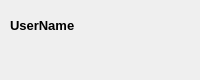
<?xml version="1.0" encoding="UTF-8"?>
<ui version="4.0">
 <class>DialogItem</class>
 <widget class="QWidget" name="DialogItem">
  <property name="geometry">
   <rect>
    <x>0</x>
    <y>0</y>
    <width>200</width>
    <height>80</height>
   </rect>
  </property>
  <property name="sizePolicy">
   <sizepolicy hsizetype="Minimum" vsizetype="Expanding">
    <horstretch>0</horstretch>
    <verstretch>0</verstretch>
   </sizepolicy>
  </property>
  <property name="minimumSize">
   <size>
    <width>200</width>
    <height>80</height>
   </size>
  </property>
  <property name="maximumSize">
   <size>
    <width>200</width>
    <height>80</height>
   </size>
  </property>
  <property name="windowTitle">
   <string>Form</string>
  </property>
  <widget class="QLabel" name="title">
   <property name="geometry">
    <rect>
     <x>10</x>
     <y>10</y>
     <width>131</width>
     <height>31</height>
    </rect>
   </property>
   <property name="font">
    <font>
     <pointsize>10</pointsize>
     <weight>75</weight>
     <bold>true</bold>
    </font>
   </property>
   <property name="text">
    <string>UserName</string>
   </property>
  </widget>
  <widget class="QLabel" name="text">
   <property name="geometry">
    <rect>
     <x>10</x>
     <y>45</y>
     <width>221</width>
     <height>21</height>
    </rect>
   </property>
   <property name="text">
    <string/>
   </property>
  </widget>
 </widget>
 <resources/>
 <connections/>
</ui>
